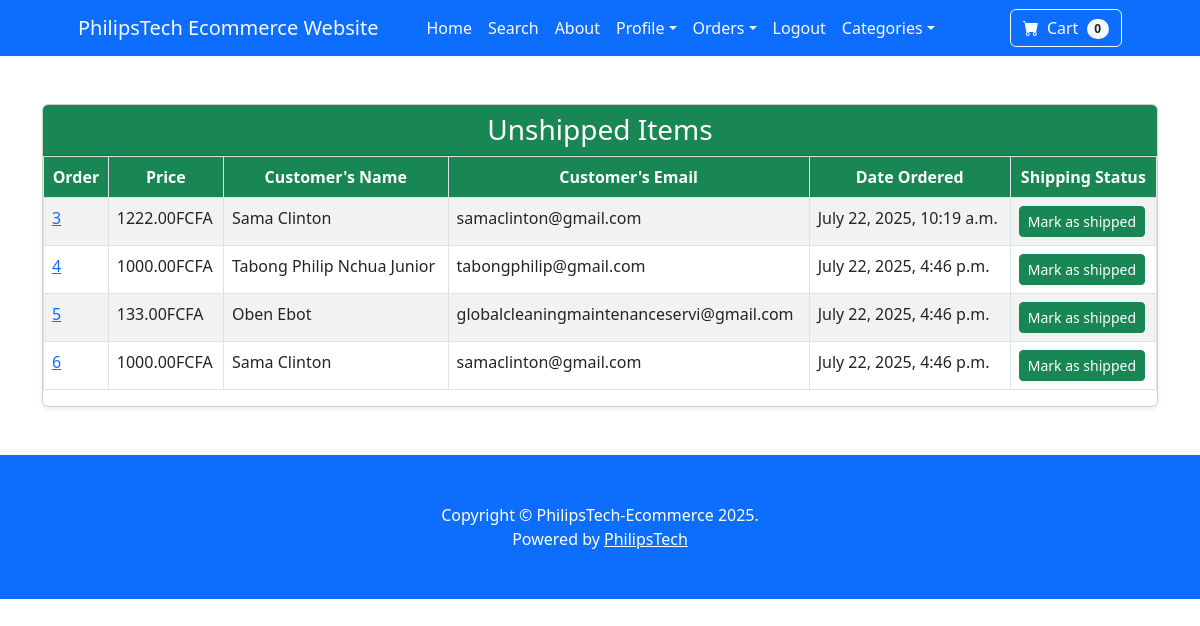
Page /payment/not_shipped_dash/ (signed in) on the committed database.
### payment/models.py (models this page shows, shortened)
class Order(models.Model):
    user = models.ForeignKey(User, on_delete=models.CASCADE, null=True, blank=True)
    full_name = models.CharField(max_length=50)
    email = models.EmailField(max_length=50)
    shipping_address1= models.TextField(max_length=15000)
    amount_paid = models.DecimalField(max_digits=10, decimal_places=2)
    date_ordered = models.DateTimeField(auto_now_add=True)
    is_shipped = models.BooleanField(default=False)
    date_shipped = models.DateTimeField(blank=True, null=True)

### payment/views.py (the view, shortened to what this page needs)
# urls.py: path('not_shipped_dash/', views.not_shipped_dash, name='not_shipped_dash'),
def not_shipped_dash(request):
    if request.user.is_authenticated and request.user.is_superuser:
        orders = Order.objects.filter(is_shipped=False)
        return render(request, 'payment/not_shipped_dash.html', {'orders':orders})
    else:
        messages.success(request, 'You are not allowed to access this page')
        return redirect('home')

### cart/cart.py (called while the page is built)
    def __len__(self):
        return len(self.cart)

### cart/context_processors.py (called while the page is built)
def cart_context(request):
    return {'cart': Cart(request)}

### payment/templates/payment/not_shipped_dash.html (shortened to what this page needs)
{% extends "base.html" %}
{% block content %}
<div class="container mt-5">
  <div class="row justify-content-center">
    <div class="col-lg-12">
      <div class="card shadow-sm mb-5">
        <div class="card-header bg-success text-white text-center">
          <h3 class="mb-0">Unshipped Items</h3>
        </div>
        <table class="table table-striped table-hover table-bordered">
            <thead class="bg-success text-white text-center">
                <tr>
                <th scope="col">Order</th>
                <th scope="col">Price</th>
                <th scope="col">Customer's Name</th>
                <th scope="col">Customer's Email</th>
                <th scope="col">Date Ordered</th>
                 <th scope="col">Shipping Status</th>
                </tr>
            </thead>
            <tbody>
                {% for order in orders %}
                <tr>
                <td><a href="{% url 'orders' order.pk %}">{{ order.pk }}</a></td>
                <td>{{ order.amount_paid }}FCFA</td>
                <td>{{ order.full_name }}</td>
                <td>{{ order.email }}</td>
                <td>{{ order.date_ordered }}</td>
                <td>
                    <form  method="POST">
                        <button type="submit" class="btn btn-success btn-sm">Mark as shipped</button>
                    </form>
                </td>
                </tr>
                {% endfor %}
            </tbody>
        </table>
      </div>
    </div>
  </div>
</div>
 {% endblock %}

### rows in the picture
Order: pk "3", amount_paid "1222.00", full_name "Sama Clinton", email "samaclinton@gmail.com", date_ordered "July 22, 2025, 10:19 a.m."
Order: pk "4", amount_paid "1000.00", full_name "Tabong Philip Nchua Junior", email "tabongphilip@gmail.com", date_ordered "July 22, 2025, 4:46 p.m."
Order: pk "5", amount_paid "133.00", full_name "Oben Ebot", email "globalcleaningmaintenanceservi@gmail.com", date_ordered "July 22, 2025, 4:46 p.m."
Order: pk "6", amount_paid "1000.00", full_name "Sama Clinton", email "samaclinton@gmail.com", date_ordered "July 22, 2025, 4:46 p.m."

### other values in the picture
{{ cart | length }} "0"
